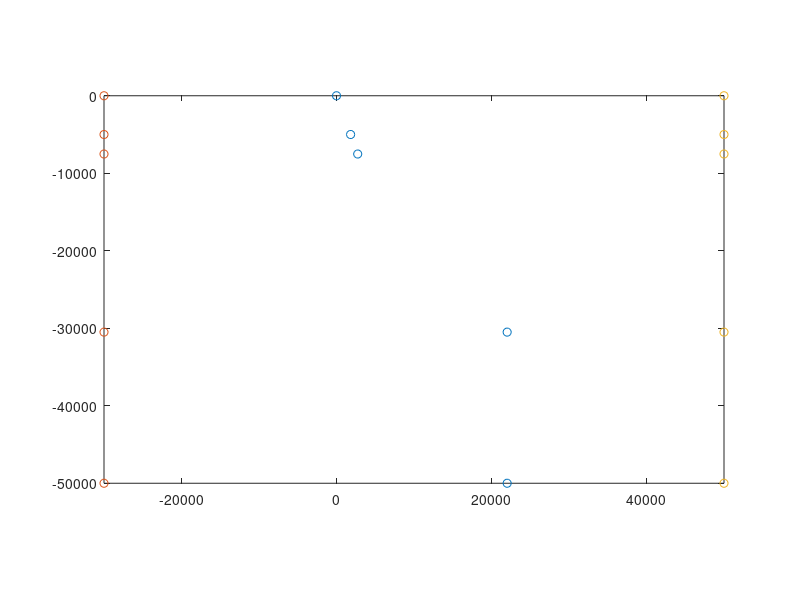

This chart was generated by the following MATLAB code: (Note: this script raises an error after producing the figure.)
% MESH2D_EX1	Mesh for a shallow layer over half-space with dipping fault
%
% Shallow low velocity layer, thickness = 5 km
% The fault intersects the free surface at (0,0)
% It has two segments:
%   Shallow segment :  dip 70 degrees   length 8 km
%   Deep segment    :  dip 50 degrees   length 30 km
%

%-- you can modify the following parameters:

LAYER_DEPTH = 5e3; 		% thickness of shallow layer
BOX = [-30e3 50e3 -50e3 0]; 	% domain limits [xmin xmax zmin zmax]
h = 500;			% element size along fault (approximate)
%h = 1000;			% element size along fault (approximate)
%h = 2000;			% element size along fault (approximate)

% fault geometry parameters
dip1 = 70*pi/180;
dip3 = 50*pi/180;
L1 = 8e3;
L2 = 30e3;
DYNFLT = 1;	% 1 = dynamic fault (split nodes), 0 = fault is welded (no split nodes)

%-- you dont't need to modify anything below this line

% points on the fault
p1 = [0 0];
p3 = p1 + [cos(dip1) -sin(dip1)]*L1;
p2 = [p3(1)+(p1(1)-p3(1))*(-LAYER_DEPTH-p3(2))/(p1(2)-p3(2)), -LAYER_DEPTH]; % fault/layer intersection
p4 = p3 + [cos(dip3) -sin(dip3)]*L2;
p5 = [p4(1) BOX(3)];
fault = [p5; p4; p3; p2; p1];

% points on the left boundary
left = [[BOX(1) BOX(3)]; ...
       [BOX(1) p4(2)]; ...
       [BOX(1) p3(2)]; ...
       [BOX(1) -LAYER_DEPTH]; ...
       [BOX(1) BOX(4)]];

% points on the right boundary
right = [[BOX(2) BOX(3)]; ...
       [BOX(2) p4(2)]; ...
       [BOX(2) p3(2)]; ...
       [BOX(2) -LAYER_DEPTH]; ...
       [BOX(2) BOX(4)]];

figure(1)
clf
plot( fault(:,1),fault(:,2),'o', left(:,1),left(:,2),'o', right(:,1),right(:,2),'o' )
axis equal
axis(BOX)

% number of elements along x :
% such that horizontal element size at mid fault depth = h
NELX(1) = ceil(abs((p1(1)+p4(1))/2-BOX(1))/h);	% in the left side
NELX(2) = ceil(abs(BOX(2)-(p1(1)+p4(1))/2)/h);	% in the right side

% number of elements along z :
NELZ(4) = ceil(LAYER_DEPTH/sin(dip1)/h);	% in the shallow layer
NELZ(3) = ceil((L1-LAYER_DEPTH/sin(dip1))/h);	% from bottom of shallow layer to fault kink
NELZ(2) = ceil(L2/h);				% from fault kink to fault end
NELZ(1) = ceil((p4(2)-p5(2))/h);		% from fault end to bottom of domain


%-- mesh the block on the left side of the fault

% Define the 4 boundaries:
curves{1} = sample_segments([[BOX(1) BOX(3)]; p5],NELX(1)); 	% bottom 
curves{2} = sample_segments(fault,NELZ);		 	% right 
curves{3} = sample_segments([[BOX(1) BOX(4)]; p1],NELX(1)); 	% top 
curves{4} = sample_segments(left,NELZ); 			% left 

% Generate the mesh
domain(1) = mesh2d_tfi(curves,4);

% tag the shallow layer
e = [sum(NELZ(1:3))*NELX(1)+1 : sum(NELZ)*NELX(1)];
domain(1).etag(e) = 2;

% tag the elements close to the fault
if DYNFLT
  e = [ NELZ(1) : sum(NELZ(1:3)) ] *NELX(1);
  domain(1).etag(e) = 3;
  e = [ sum(NELZ(1:3))+1 : sum(NELZ) ] *NELX(1);
  domain(1).etag(e) = 4;
end

%-- mesh the block on the right side of the fault

% Define the 4 boundaries:
curves{4} = curves{2}; 						% left 
curves{1} = sample_segments([p5; [BOX(2) BOX(3)]],NELX(2)); 	% bottom 
curves{2} = sample_segments(right,NELZ); 			% right 
curves{3} = sample_segments([p1; [BOX(2) BOX(4)]],NELX(2)); 	% top 

% Generate the mesh
domain(2) = mesh2d_tfi(curves,4);

% tag the shallow layer
e = [sum(NELZ(1:3))*NELX(2)+1 : sum(NELZ)*NELX(2)];
domain(2).etag(e) = 2;

% tag the elements close to the fault
if DYNFLT
  e = 1+ [ NELZ(1)-1 : sum(NELZ(1:3))-1 ] *NELX(2);
  domain(2).etag(e) = 3;
  e = 1+ [ sum(NELZ(1:3)) : sum(NELZ)-1 ] *NELX(2);
  domain(2).etag(e) = 4;
end

%-- plot the two meshes
mesh2d_plot(domain,1)

%-- merge the two domains into a single mesh
if DYNFLT
  mtab = [ [-1; -5; -3; -4], [-1; -2; -3; -6] ];
else
  mtab = [ [-1; 2; -3; -4], [-1; -2; -3; 1] ];
end
mesh = mesh2d_merge(domain,mtab)
figure(2)
clf
mesh2d_plot(mesh,2)

%-- export the mesh file
mesh2d_write(mesh,'ex1');
